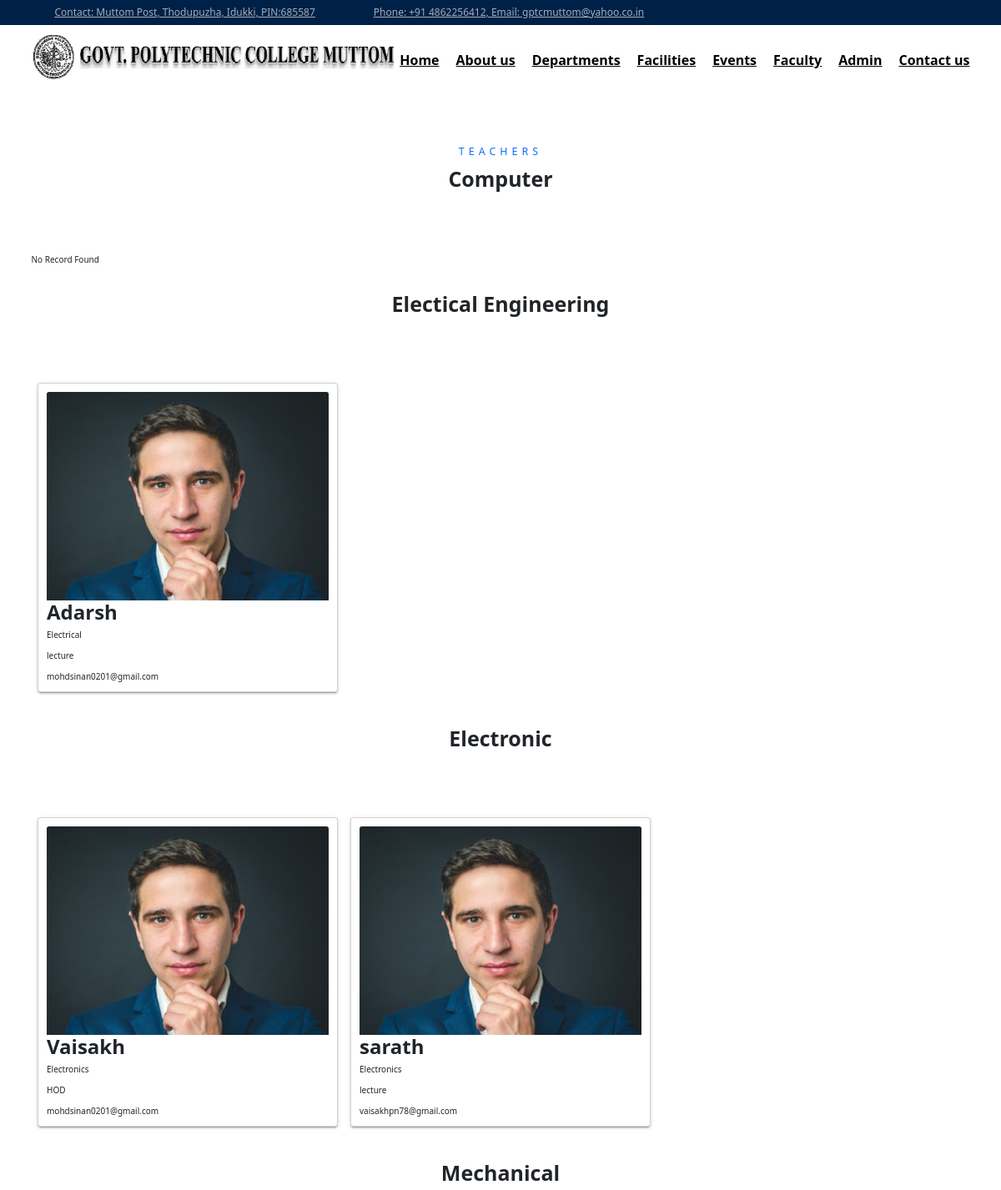
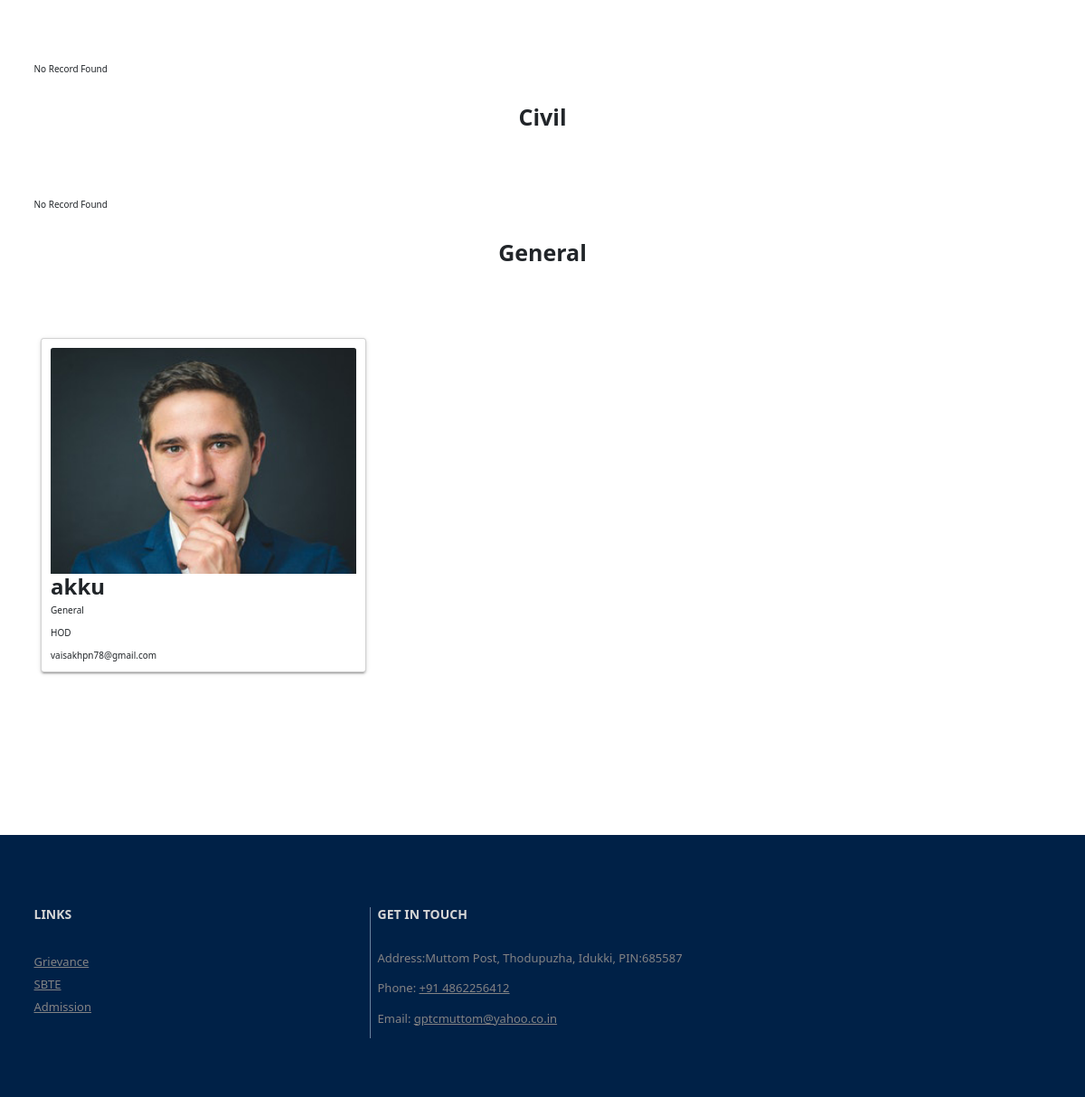
Page /gptc/admin/teachersf.php on the committed database (2 pictures, top to bottom).
### tables this page shows
CREATE TABLE `stafeee` (
  `id` int(11) NOT NULL,
  `image` varchar(500) NOT NULL,
  `name` varchar(200) NOT NULL,
  `department` varchar(200) NOT NULL,
  `positon` varchar(200) NOT NULL,
  `email` varchar(200) NOT NULL
);

CREATE TABLE `stafel` (
  `id` int(11) NOT NULL,
  `image` varchar(500) NOT NULL,
  `name` varchar(200) NOT NULL,
  `department` varchar(200) NOT NULL,
  `positon` varchar(200) NOT NULL,
  `email` varchar(200) NOT NULL
);

CREATE TABLE `staf` (
  `id` int(11) NOT NULL,
  `image` varchar(500) NOT NULL,
  `name` varchar(200) NOT NULL,
  `department` varchar(200) NOT NULL,
  `positon` varchar(200) NOT NULL,
  `email` varchar(200) NOT NULL
);

### gptc/admin/teachersf.php (the view)
<head>
<link href="includes/stylee.css" rel="stylesheet" />
</head>
<?php
include('includes/headerf.php');
include('config/dbcon.php');
?>
    <div class="container-fluid py-5">
        <div class="container pt-5 pb-3">
            <div class="text-center mb-5">
                <h5 class="text-primary text-uppercase mb-3" style="letter-spacing: 5px;">Teachers</h5>
                <h1>Computer</h1>
            </div>
           <div class="container py-5">
                <div class="row mt-4">
                <?php
                                $query  = "SELECT * FROM stafcmp ";
                                    $query_run = mysqli_query($con,$query);
                                                if(mysqli_num_rows($query_run)>0)
                                                {
                                                     foreach($query_run as $row)
                                                     {
                                                        ?>
                    <div class="col-md-4">
                        <div class="card">
                            <div class="card-body">
                                <div style="height:250px;width:100%;overflow:hidden;" class="img-holder"><img src="uploads/product/<?php echo $row['image']?>" width="100%" height="auto" class="card-img-top" alt="image"></div>
                                <h3 class="card-title"><?php echo $row['name']; ?></h3>
                                <p class="card-text"><?php echo $row['department']; ?></p>
                                <p class="card-text"><?php echo $row['positon']; ?></p>
                                <p class="card-text"><?php echo $row['email']; ?></p>
                            </div>
                        </div>
                    </div>
                    <?php
                                                     }
                                                }
                                                else
                                                {
                                                    ?>
                                                    <tr>
                                                        <td>No Record Found</td>
                                                </tr>
                                                <?php
                                                }
                                                ?>
                </div>
            </div>
            <div class="text-center mb-5">
                <h1>Electical Engineering</h1>
            </div>
           <div class="container py-5">
                <div class="row mt-4">
                <?php
                                $query  = "SELECT * FROM stafeee ";
                                    $query_run = mysqli_query($con,$query);
                                                if(mysqli_num_rows($query_run)>0)
                                                {
                                                     foreach($query_run as $row)
                                                     {
                                                        ?>
                    <div class="col-md-4">
                        <div class="card">
                            <div class="card-body">
                                <div style="height:250px;width:100%;overflow:hidden;" class="img-holder"><img src="uploads/product/<?php echo $row['image']?>" width="100%" height="auto" class="card-img-top" alt="image"></div>
                                <h3 class="card-title"><?php echo $row['name']; ?></h3>
                                <p class="card-text"><?php echo $row['department']; ?></p>
                                <p class="card-text"><?php echo $row['positon']; ?></p>
                                <p class="card-text"><?php echo $row['email']; ?></p>
                            </div>
                        </div>
                    </div>
                    <?php
                                                     }
                                                }
                                                else
                                                {
                                                    ?>
                                                    <tr>
                                                        <td>No Record Found</td>
                                                </tr>
                                                <?php
                                                }
                                                ?>
                </div>
            </div>
            <div class="text-center mb-5">
                <h1>Electronic</h1>
            </div>
           <div class="container py-5">
                <div class="row mt-4">
                <?php
                                $query  = "SELECT * FROM stafel ";
                                    $query_run = mysqli_query($con,$query);
                                                if(mysqli_num_rows($query_run)>0)
                                                {
                                                     foreach($query_run as $row)
                                                     {
                                                        ?>
                    <div class="col-md-4">
                        <div class="card">
                            <div class="card-body">
                                <div style="height:250px;width:100%;overflow:hidden;" class="img-holder"><img src="uploads/product/<?php echo $row['image']?>" width="100%" height="auto" class="card-img-top" alt="image"></div>
                                <h3 class="card-title"><?php echo $row['name']; ?></h3>
                                <p class="card-text"><?php echo $row['department']; ?></p>
                                <p class="card-text"><?php echo $row['positon']; ?></p>
                                <p class="card-text"><?php echo $row['email']; ?></p>
                            </div>
                        </div>
                    </div>
                    <?php
                                                     }
                                                }
                                                else
                                                {
                                                    ?>
                                                    <tr>
                                                        <td>No Record Found</td>
                                                </tr>
                                                <?php
                                                }
                                                ?>
                </div>
            </div>
            <div class="text-center mb-5">
                <h1>Mechanical</h1>
            </div>
           <div class="container py-5">
                <div class="row mt-4">
                <?php
                                $query  = "SELECT * FROM stafmec ";
                                    $query_run = mysqli_query($con,$query);
                                                if(mysqli_num_rows($query_run)>0)
                                                {
                                                     foreach($query_run as $row)
                                                     {
                                                        ?>
                    <div class="col-md-4">
                        <div class="card">
                            <div class="card-body">
                                <div style="height:250px;width:100%;overflow:hidden;" class="img-holder"><img src="uploads/product/<?php echo $row['image']?>" width="100%" height="auto" class="card-img-top" alt="image"></div>
                                <h3 class="card-title"><?php echo $row['name']; ?></h3>
                                <p class="card-text"><?php echo $row['department']; ?></p>
                                <p class="card-text"><?php echo $row['positon']; ?></p>
                                <p class="card-text"><?php echo $row['email']; ?></p>
                            </div>
                        </div>
                    </div>
                    <?php
                                                     }
                                                }
                                                else
                                                {
                                                    ?>
                                                    <tr>
                                                        <td>No Record Found</td>
                                                </tr>
                                                <?php
                                                }
                                                ?>
                </div>
            </div>
            <div class="text-center mb-5">
                <h1>Civil</h1>
            </div>
           <div class="container py-5">
                <div class="row mt-4">
                <?php
                                $query  = "SELECT * FROM stafcv ";
                                    $query_run = mysqli_query($con,$query);
                                                if(mysqli_num_rows($query_run)>0)
                                                {
                                                     foreach($query_run as $row)
                                                     {
                                                        ?>
                    <div class="col-md-4">
                        <div class="card">
                            <div class="card-body">
                                <div style="height:250px;width:100%;overflow:hidden;" class="img-holder"><img src="uploads/product/<?php echo $row['image']?>" width="100%" height="auto" class="card-img-top" alt="image"></div>
                                <h3 class="card-title"><?php echo $row['name']; ?></h3>
                                <p class="card-text"><?php echo $row['department']; ?></p>
                                <p class="card-text"><?php echo $row['positon']; ?></p>
                                <p class="card-text"><?php echo $row['email']; ?></p>
                            </div>
                        </div>
                    </div>
                    <?php
                                                     }
                                                }
                                                else
                                                {
                                                    ?>
                                                    <tr>
                                                        <td>No Record Found</td>
                                                </tr>
                                                <?php
                                                }
                                                ?>
                </div>
            </div>
            <div class="text-center mb-5">
                <h1>General</h1>
            </div>
           <div class="container py-5">
                <div class="row mt-4">
                <?php
                                $query  = "SELECT * FROM staf ";
                                    $query_run = mysqli_query($con,$query);
                                                if(mysqli_num_rows($query_run)>0)
                                                {
                                                     foreach($query_run as $row)
                                                     {
                                                        ?>
                    <div class="col-md-4">
                        <div class="card">
                            <div class="card-body">
                                <div style="height:250px;width:100%;overflow:hidden;" class="img-holder"><img src="uploads/product/<?php echo $row['image']?>" width="100%" height="auto" class="card-img-top" alt="image"></div>
                                <h3 class="card-title"><?php echo $row['name']; ?></h3>
                                <p class="card-text"><?php echo $row['department']; ?></p>
                                <p class="card-text"><?php echo $row['positon']; ?></p>
                                <p class="card-text"><?php echo $row['email']; ?></p>
                            </div>
                        </div>
                    </div>
                    <?php
                                                     }
                                                }
                                                else
                                                {
                                                    ?>
                                                    <tr>
                                                        <td>No Record Found</td>
                                                </tr>
                                                <?php
                                                }
                                                ?>
                </div>
            </div>
        </div>
    </div>
<?php
include('includes/footerf.php')
?>

### rows in the picture
stafeee: image (picture), name "Adarsh", department "Electrical", positon "lecture", email "mohdsinan0201@gmail.com"
stafel: image (picture), name "Vaisakh", department "Electronics", positon "HOD", email "mohdsinan0201@gmail.com"
stafel: image (picture), name "sarath", department "Electronics", positon "lecture", email "vaisakhpn78@gmail.com"
staf: image (picture), name "akku", department "General", positon "HOD", email "vaisakhpn78@gmail.com"
